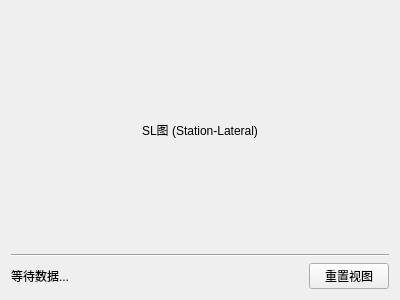
<?xml version="1.0" encoding="UTF-8"?>
<ui version="4.0">
 <class>SLPanel</class>
 <widget class="QWidget" name="SLPanel">
  <property name="geometry">
   <rect>
    <x>0</x>
    <y>0</y>
    <width>400</width>
    <height>300</height>
   </rect>
  </property>
  <property name="windowTitle">
   <string>SL Graph</string>
  </property>
  <layout class="QVBoxLayout" name="verticalLayout">
   <item>
    <widget class="QLabel" name="titleLabel">
     <property name="text">
      <string>SL图 (Station-Lateral)</string>
     </property>
     <property name="alignment">
      <set>Qt::AlignCenter</set>
     </property>
    </widget>
   </item>
   <item>
    <widget class="Line" name="line">
     <property name="orientation">
      <enum>Qt::Horizontal</enum>
     </property>
    </widget>
   </item>
   <item>
    <layout class="QHBoxLayout" name="canvasLayout"/>
   </item>
   <item>
    <layout class="QHBoxLayout" name="controlLayout">
     <item>
      <widget class="QLabel" name="statusLabel">
       <property name="text">
        <string>等待数据...</string>
       </property>
      </widget>
     </item>
     <item>
      <spacer name="horizontalSpacer">
       <property name="orientation">
        <enum>Qt::Horizontal</enum>
       </property>
       <property name="sizeHint" stdset="0">
        <size>
         <width>40</width>
         <height>20</height>
        </size>
       </property>
      </spacer>
     </item>
     <item>
      <widget class="QPushButton" name="resetButton">
       <property name="text">
        <string>重置视图</string>
       </property>
      </widget>
     </item>
    </layout>
   </item>
  </layout>
 </widget>
 <resources/>
 <connections/>
</ui> 
